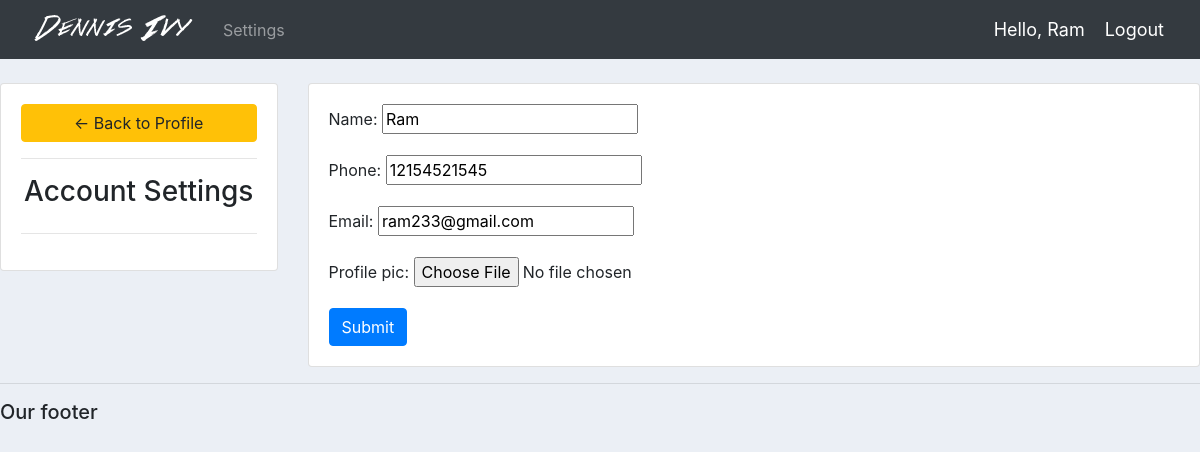
Screenshot of /account/ (signed in) with the database file from the repository.
### accounts/models.py (models this page shows, shortened)
class Customer(models.Model):
	user = models.OneToOneField(User, null=True, on_delete=models.CASCADE)
	name = models.CharField(max_length=200, null=True)
	phone = models.CharField(max_length=200, null=True)
	email = models.CharField(max_length=200, null=True)
	profile_pic = models.ImageField(default="profile1.png",null=True, blank=True)
	date_created = models.DateTimeField(auto_now_add=True, null=True)

### accounts/decoraters.py (the view)
        def wrapper_func(request, *args, **kwargs):
            group = None
            if request.user.groups.exists():
                group = request.user.groups.all()[0].name
            if group in allowed_roles:
                return view_func(request, *args, **kwargs)
            else:
                return  HttpResponse('you are not authorized to view this page')

### accounts/forms.py
class CustomerForm(ModelForm):
	class Meta:
		model = Customer
		fields = '__all__'
		exclude = ['user']

### accounts/decoraters.py (called while the page is built)
def allowed_users(allowed_roles=[]):
    def decorator(view_func):
        def wrapper_func(request, *args, **kwargs):
            group = None
            if request.user.groups.exists():
                group = request.user.groups.all()[0].name
            if group in allowed_roles:
                return view_func(request, *args, **kwargs)
            else:
                return  HttpResponse('you are not authorized to view this page')
        return wrapper_func
    return decorator

### accounts/views.py (called while the page is built)
@login_required(login_url='login')
@allowed_users(allowed_roles=['customer'])
def accountSettings(request):
	customer = request.user.customer
	form = CustomerForm(instance=customer)
	if request.method == 'POST':
		form = CustomerForm(request.POST, request.FILES,instance=customer)
		if form.is_valid():
			form.save()
	context = {'form':form}
	return render(request, 'accounts/account_settings.html', context)

### accounts/templates/accounts/account_settings.html (shortened to what this page needs)
{%  extends 'accounts/main.html' %}
{% load static %}
{% block content %}
<br>
<div class="row">
	<div class="col-md-3">
		<div class="card card-body">
			<a class="btn btn-warning" href="{% url 'home' %}"> &#8592; Back to Profile</a>
			<hr>
			<h3 style="text-align: center">Account Settings</h3>
			<hr>
		</div>
	</div>
	<div class="col-md-9">
		<div class="card card-body">
			<form method="POST" action="" enctype="multipart/form-data">
				{{form.as_p}}
			<input class="btn btn-primary" type="submit" name="Update Information">
			</form>
		</div>
	</div>
</div>
{% endblock %}

### accounts/templates/accounts/navbar.html (shortened to what this page needs)
{% load static %}
<nav class="navbar navbar-expand-lg navbar-dark bg-dark">
 <img src="{% static 'accounts/images/logo.png' %}">
  <div class="collapse navbar-collapse" id="navbarNav">
    <ul class="navbar-nav">
      {% if request.user.is_staff %}
      <li class="nav-item active">
        <a class="nav-link" href="{% url 'home' %}">Dashboard</a>
      </li>
      <li class="nav-item">
        <a class="nav-link" href="{% url 'product' %}">Products</a>
      </li>
      {% else %}
       <li class="nav-item">
        <a class="nav-link" href="{% url 'account' %}">Settings</a>
      </li>
      {% endif %}
    </ul>
  </div>
  <span class="hello-msg">Hello, {{request.user}}</span>
  <span ><a  class="hello-msg" href="{% url 'logout' %}">Logout</a></span>
</nav>

### accounts/static/accounts/css/main.css (style rules this page uses)
body { background-color: #ebeff5; }

### accounts/templates/accounts/navbar.html (style rules this page uses)
.hello-msg { font-size: 18px; color: #fff; margin-right: 20px; }

### rows the page displays
Customer: name "Ram", phone "12154521545", email "ram233@gmail.com"

### other values shown
{{ request.user }} "Ram"
